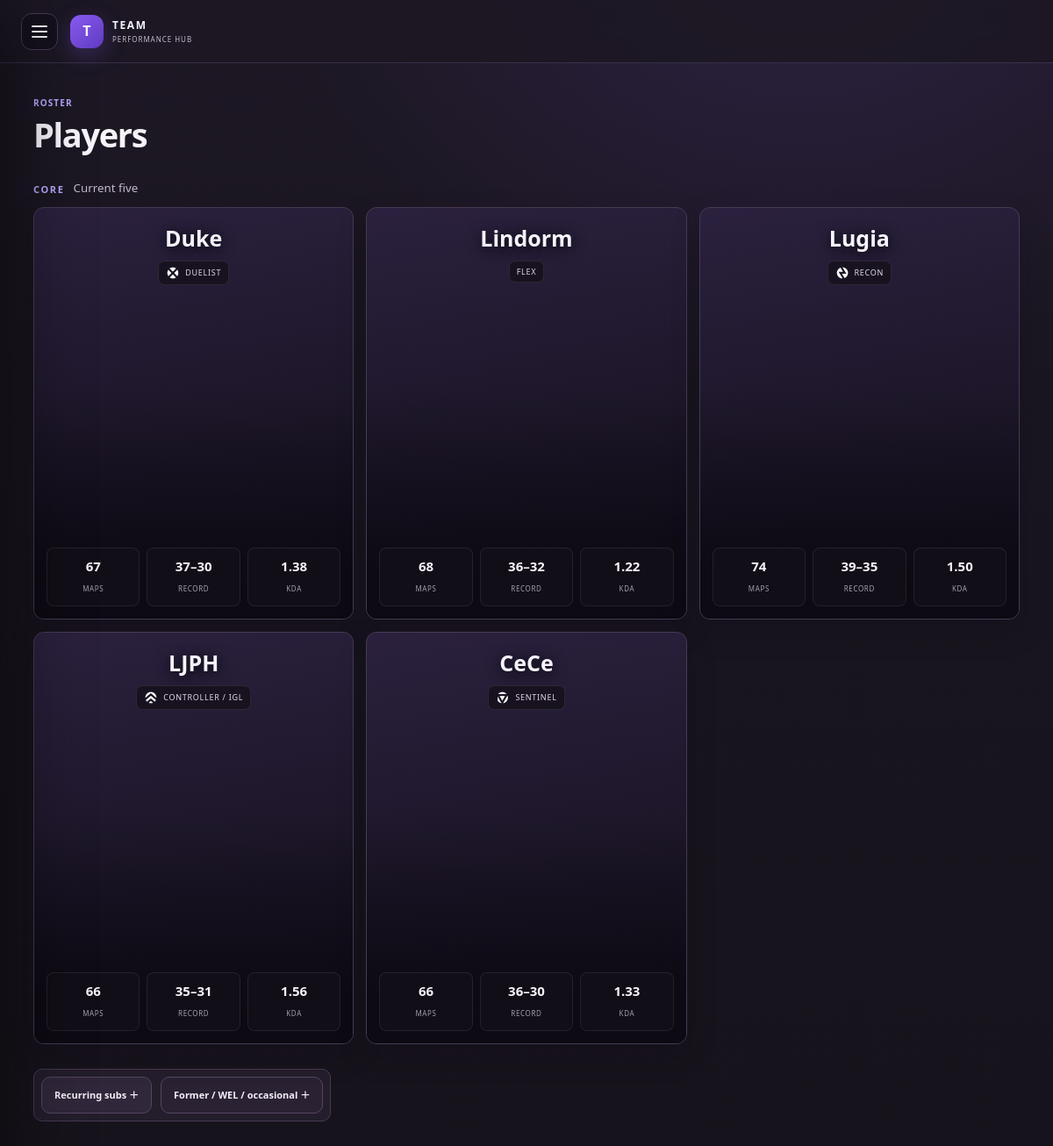
The page /players on the database its author committed.
### tables this page shows
CREATE TABLE players (
    id INTEGER PRIMARY KEY,
    slug TEXT NOT NULL UNIQUE,
    canonical_name TEXT NOT NULL UNIQUE,
    roster_status TEXT NOT NULL CHECK(roster_status IN ('main','recurring_sub','former_sub','wel_sub','occasional_sub')),
    active INTEGER NOT NULL DEFAULT 1,
    created_at TEXT DEFAULT CURRENT_TIMESTAMP
);

### app/main.py (the view)
@app.get("/players", response_class=HTMLResponse)
def players_index(request: Request):
    with connect() as con:
        rows = con.execute("""
            SELECT p.*,COUNT(pms.id) maps_played,COUNT(DISTINCT m.series_id) series_played,
                   SUM(m.result='W') wins,SUM(m.result='L') losses,
                   SUM(COALESCE(pms.kills,0)) kills,SUM(COALESCE(pms.deaths,0)) deaths,SUM(COALESCE(pms.assists,0)) assists
            FROM players p LEFT JOIN player_map_stats pms ON pms.player_id=p.id LEFT JOIN maps m ON m.id=pms.map_id
            GROUP BY p.id ORDER BY CASE p.roster_status WHEN 'main' THEN 1 WHEN 'recurring_sub' THEN 2 WHEN 'wel_sub' THEN 3 WHEN 'former_sub' THEN 4 ELSE 5 END,p.canonical_name
        """).fetchall()
        players=[]
        for r in rows:
            d=dict(r)
            meta=CORE_PLAYER_META.get(r["canonical_name"], {})
            d.update(meta)
            d["core_order"] = CORE_PLAYER_ORDER.index(r["canonical_name"]) if r["canonical_name"] in CORE_PLAYER_ORDER else 99
            top=con.execute("""SELECT agent,MAX(agent_portrait_url) portrait,COUNT(*) n FROM player_map_stats WHERE player_id=? GROUP BY agent ORDER BY n DESC,agent LIMIT 1""",(r["id"],)).fetchone()
            d["top_agent"] = top["agent"] if top else None
            d["top_agent_portrait"] = top["portrait"] if top else None
            players.append(d)
        players.sort(key=lambda x: (0 if x["roster_status"]=="main" else 1, x.get("core_order",99), x["canonical_name"]))
    return templates.TemplateResponse(request,"players.html",{"players":players})

### app/templates/players.html (shortened to what this page needs)
{% extends 'base.html' %}{% block title %}Players · Team Dashboard{% endblock %}{% block content %}
<header class="page-head players-head"><div><span class="eyebrow">ROSTER</span><h1>Players</h1></div></header>
<div class="section-label"><span>CORE</span><small>Current five</small></div>
<div class="player-grid core-grid">{% for p in players if p.roster_status=='main' %}<a class="player-card visual-player core-player-card" href="/players/{{ p.slug }}" {% if p.top_agent_portrait %}style="--player-bg:url('{{ p.top_agent_portrait }}');--player-pos:{{p.portrait_pos or '50% 18%'}}"{% endif %}><div class="player-overlay"></div><div class="player-card-top"><h2>{{ p.canonical_name }}</h2><div class="role-tag">{% if p.role_icon %}<img src="{{p.role_icon}}" alt="{{p.role_label}} role icon">{% endif %}<span>{{p.role_label}}</span></div></div><div class="player-card-body"><div class="player-card-stats wide"><div><b>{{ p.maps_played or 0 }}</b><span>Maps</span></div><div><b>{{ p.wins or 0 }}–{{ p.losses or 0 }}</b><span>Record</span></div><div><b>{{ '%.2f'|format(((p.kills or 0)+(p.assists or 0))/(p.deaths or 1)) }}</b><span>KDA</span></div></div></div></a>{% endfor %}</div>
<div class="sub-controls roster-tabs" role="group" aria-label="Substitute player groups"><button class="toggle-btn" type="button" onclick="toggleSubs('active-subs',this)">Recurring subs <span>＋</span></button><button class="toggle-btn secondary" type="button" onclick="toggleSubs('other-subs',this)">Former / WEL / occasional <span>＋</span></button></div>
{% endblock %}

### rows shown on the page
players: canonical_name "Duke", shows a picture, role_label "DUELIST", maps_played "67", wins "37", losses "30", kills "1.38"
players: canonical_name "Lindorm", role_label "FLEX", maps_played "68", wins "36", losses "32", kills "1.22"
players: canonical_name "Lugia", shows a picture, role_label "RECON", maps_played "74", wins "39", losses "35", kills "1.50"
players: canonical_name "LJPH", shows a picture, role_label "CONTROLLER / IGL", maps_played "66", wins "35", losses "31", kills "1.56"
players: canonical_name "CeCe", shows a picture, role_label "SENTINEL", maps_played "66", wins "36", losses "30", kills "1.33"
